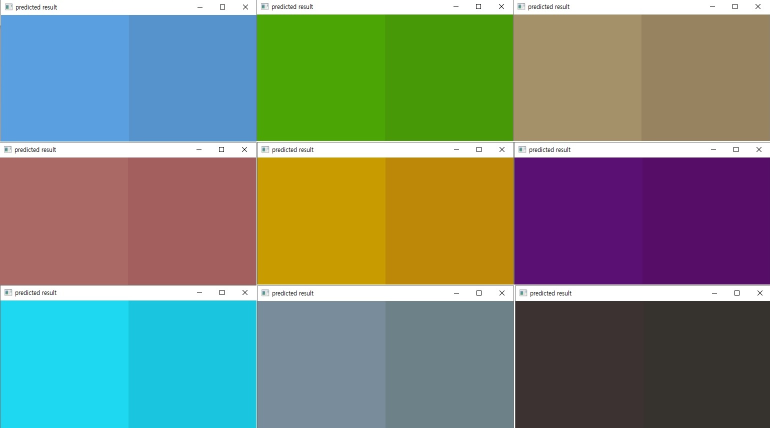
#> input picture md/rgb.jpg, 1539 x 855 px, given as the content of the folder md/rgb.jpg, which was not available (shown at 1/2 size)
$ python label_rgb.py md/rgb.jpg
#> lines starting #> are read from the running program, lines starting #| are printed output that depends on the picture; after the words box and inside, x2 and y2 are one past the last pixel; in counts of white or black regions, pixels touching at a corner belong together; pictures that were not available may be replaced by others from this repository, and a replacement may not be noted
import os
import sys
import natsort
from glob import glob

import cv2
import numpy as np

g_max_num_circles = 1
g_win_size = (768, 768)
g_win_name = 'Label RGB v2.0 by Inzapp'


# [5 lines left out: function increase_circle_index, not called in this run]


def is_cursor_in_image(x):
    global g_win_size
    return x < g_win_size[0]


# [22 lines left out: functions is_cursor_in_circle, show_cursor_color, not called in this run]


def convert_bgr_to_label_str(bgr, confidence):
    b, g, r = bgr
    return f'{confidence:.1f} {r:.6f} {g:.6f} {b:.6f}\n'


# [59 lines left out: functions set_circle, get_circle_index_at_cursor, hover, remove_circle_if_exist, mouse_callback, not called in this run]


def side_pan():
    pan = [[84, 168],
           [168, 84]]

    pan = np.concatenate((pan, pan), axis=1)
    pan = np.concatenate((pan, pan), axis=1)

    pan = np.concatenate((pan, pan), axis=0)
    pan = np.concatenate((pan, pan), axis=0)
    pan = np.concatenate((pan, pan), axis=0)
    pan = np.concatenate((pan, pan), axis=0)

    pan = np.asarray(pan).astype('uint8')
    pan = cv2.resize(pan, (int(g_win_size[0] / 5), g_win_size[1]), interpolation=cv2.INTER_NEAREST)
    pan = cv2.cvtColor(pan, cv2.COLOR_GRAY2BGR)
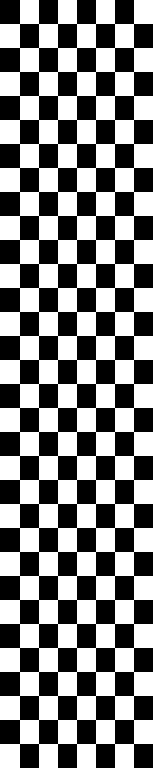
#> pan: shape (768, 153, 3); values 84 (black) and 168 (white), 50% white; 1 white region, box (x1, y1, x2, y2) and area: (0, 0, 153, 768) 58752
    return pan


# [27 lines left out: functions save_label, update_side_pan, not called in this run]


def load_saved_rgbs_if_exist(label_path):
    rgbs = list()
    if os.path.exists(label_path) and os.path.isfile(label_path):
        with open(label_path, 'rt') as f:
            lines = f.readlines()
        for line in lines:
            confidence, r, g, b = list(map(float, line.replace('\n', '').split()))
            rgbs.append([r, g, b])
        return rgbs
    else:
        return None


def get_g_side_pan_circle_positions():
    global g_side_pan_circle_radius, g_side_pan_circle_cx, g_side_pan_circle_cys
    cx = g_side_pan_circle_cx
    positions = []
    for cy in g_side_pan_circle_cys:
        x1 = int(cx - g_side_pan_circle_radius)
        y1 = int(cy - g_side_pan_circle_radius)
        x2 = int(cx + g_side_pan_circle_radius)
        y2 = int(cy + g_side_pan_circle_radius)
        positions.append([x1, y1, x2, y2])
    return positions


def get_g_side_pan_circle_cys():
    cys = []
    if g_max_num_circles == 1:
        cys = [0.5]
    elif g_max_num_circles == 2:
        cys = [0.2, 0.8]
    elif g_max_num_circles == 3:
        cys = [0.2, 0.5, 0.8]
    else:
        print(f'not implemented. g_max_num_circles = {g_max_num_circles}')
        exit(0)
    cys = np.asarray(cys) * g_win_size[1]
    cys = list(cys.astype('int32'))
    return cys


def get_label_lines(label_path):
    if os.path.exists(label_path) and os.path.isfile(label_path):
        with open(label_path, 'rt') as f:
            label_lines = f.readlines()
        if len(label_lines) < g_max_num_circles:
            empty_label_str = convert_bgr_to_label_str([0, 0, 0], 0)
            for _ in range(g_max_num_circles - len(label_lines)):
                label_lines.append(empty_label_str)
        return label_lines
    else:
        empty_label_str = convert_bgr_to_label_str([0, 0, 0], 0)
        return [empty_label_str for _ in range(g_max_num_circles)]


def get_color_image(bgr, width, height):
    img = np.asarray(bgr).astype('uint8').reshape((1, 1, 3))
    img = cv2.resize(img, (width, height), interpolation=cv2.INTER_NEAREST)
    return img


def get_color_table_img(color_table, cell_width, cell_height):
    color_table_img = None
    for bgr in color_table:
        color_image = get_color_image(bgr, cell_width, cell_height)
        if color_table_img is None:
            color_table_img = color_image
        else:
            color_table_img = np.concatenate((color_table_img, color_image), axis=1)
    return color_table_img


def add_color_table_on_top(view):
    global g_win_size
    # [9 lines of commented-out code are left out]
    color_table = [
        [255, 255, 255],  # white
        [0, 0, 0],  # black
        [0, 0, 255],  # red
        [112, 58, 0],  # dark cobalt blue
        [180, 70, 40],  # truck blue
        [150, 255, 150],  # light green
        [0, 255, 0],  # green
        [0, 150, 0],  # dark green
        [0, 255, 255],  # yellow
        [0, 90, 180],  # brown
        [0, 50, 100],  # dark brown
        [128, 170, 255],  # pastel orange
    ]

    cell_width = int(min(g_win_size) * 0.05)
    cell_height = cell_width

    color_table_img = get_color_table_img(color_table, cell_width, cell_height)
    color_table_img_height = color_table_img.shape[0]
    color_table_img_width = color_table_img.shape[1]

    for row in range(color_table_img_height):
        for col in range(color_table_img_width):
            view[row][col] = color_table_img[row][col]
    return view


path = ''
if len(sys.argv) > 1:
    path = sys.argv[1].replace('\\', '/') + '/'

jpg_file_paths = glob(f'{path}*.jpg')
png_file_paths = glob(f'{path}*.png')
img_paths = jpg_file_paths + png_file_paths
img_paths = natsort.natsorted(img_paths)
if len(img_paths) == 0:
    print('No image files in path. run label.py with path argument')
    exit(0)

g_side_pan = side_pan()
g_side_pan_width = g_side_pan.shape[1]
#> g_side_pan_width = 153
g_side_pan_circle_radius = int(g_side_pan_width / 2)
#> g_side_pan_circle_radius = 76
g_side_pan_circle_cx = g_win_size[0] + int((g_win_size[0] / 5) / 2)
g_side_pan_circle_cys = get_g_side_pan_circle_cys()
g_side_pan_circle_positions = get_g_side_pan_circle_positions()
#> g_side_pan_circle_positions = [[768, 308, 920, 460]]

index = 0
while True:
    g_circle_index = 0
    file_path = img_paths[index]
    print(file_path)
    g_label_path = f'{file_path[:-4]}.txt'
    g_label_lines = get_label_lines(g_label_path)
    g_raw = cv2.imread(file_path, cv2.IMREAD_COLOR)
#> g_raw is the input picture: shape (855, 1539, 3); mean B, G, R 121.7, 136.2, 122.9
    g_raw = cv2.resize(g_raw, g_win_size)
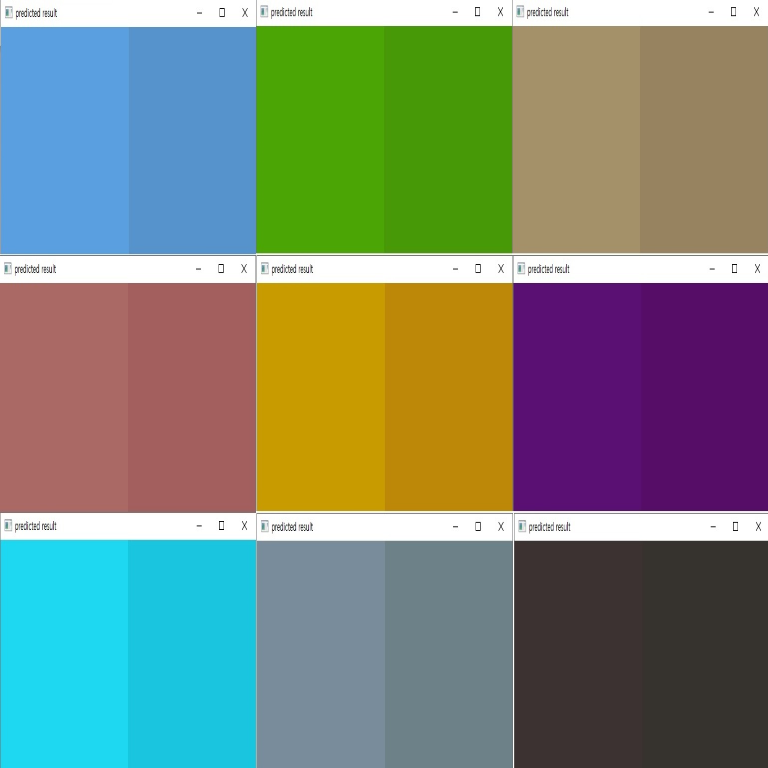
#> g_raw: shape (768, 768, 3); mean B, G, R 121.7, 136.2, 122.9
    g_raw = np.concatenate((g_raw, g_side_pan), axis=1)
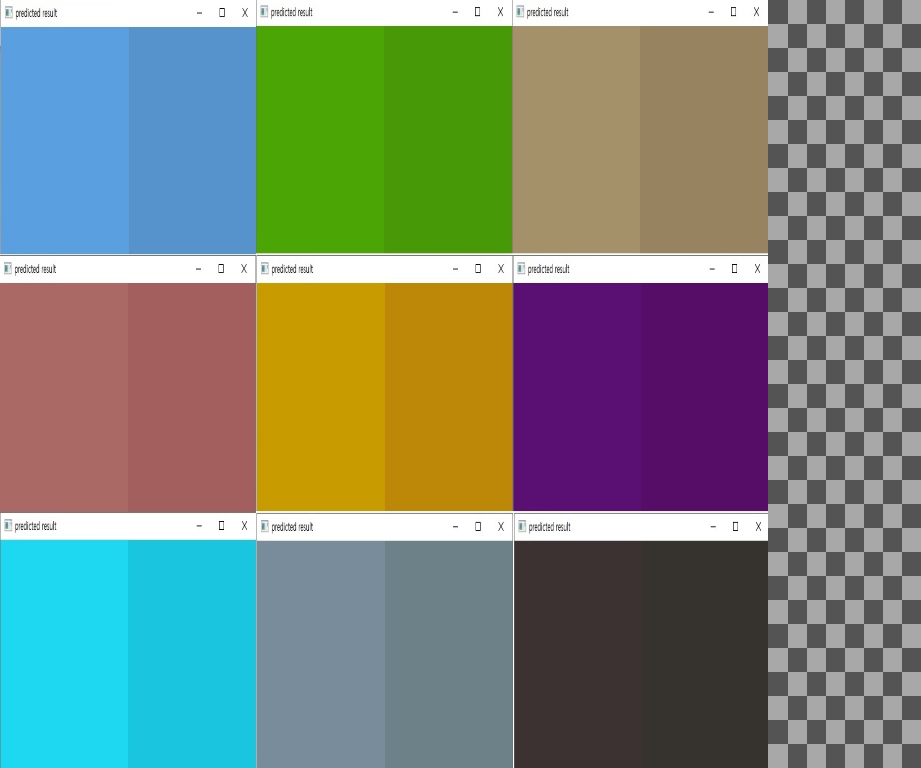
#> g_raw: shape (768, 921, 3); mean B, G, R 122.4, 134.5, 123.4
    g_view = g_raw.copy()
    g_view = add_color_table_on_top(g_view)
#> after the loop in add_color_table_on_top, `for row in range(color_table_img_height):`:
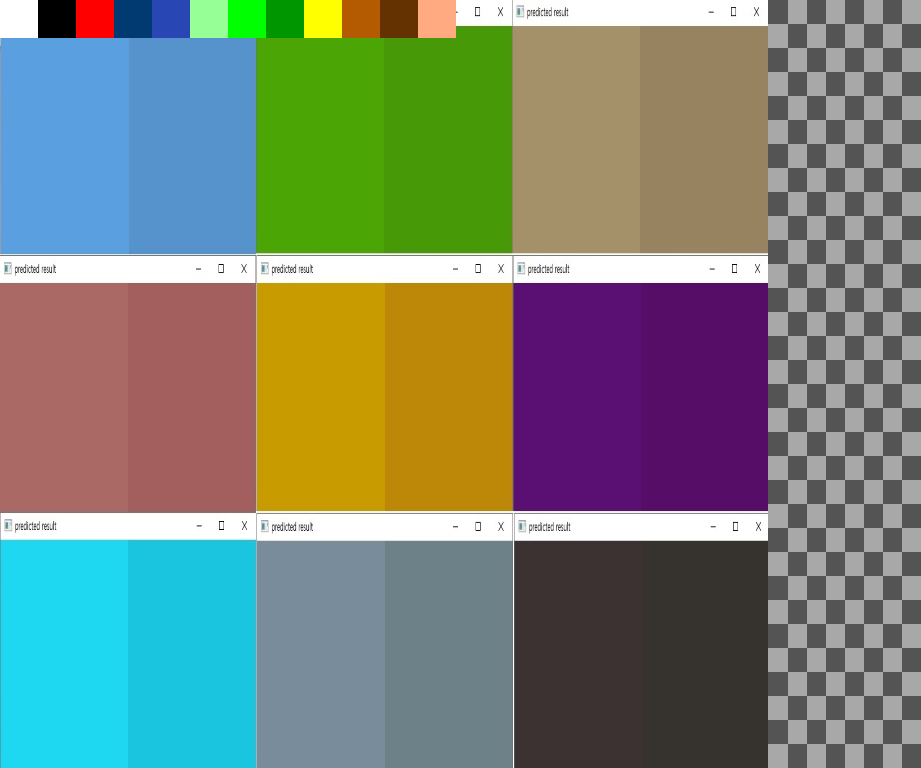
#> view: shape (768, 921, 3); mean B, G, R 119, 132.4, 121.6
    g_rgbs = load_saved_rgbs_if_exist(g_label_path)
    if g_rgbs is not None:
        for i in range(len(g_rgbs)):
            update_side_pan()
    cv2.namedWindow(g_win_name)
    cv2.imshow(g_win_name, g_view)
    cv2.setMouseCallback(g_win_name, mouse_callback)

    while True:
        res = cv2.waitKey(0)
#> (key Esc is pressed here)

        # go to next if input key was 'd'
        if res == ord('d'):
            if index == len(img_paths) - 1:
                print('Current image is last image')
            else:
                index += 1
                break

        # go to previous image if input key was 'a'
        elif res == ord('a'):
            if index == 0:
                print('Current image is first image')
            else:
                index -= 1
                break

        # exit if input key was ESC
        elif res == 27:
            exit(0)
#> (the program exits here)
